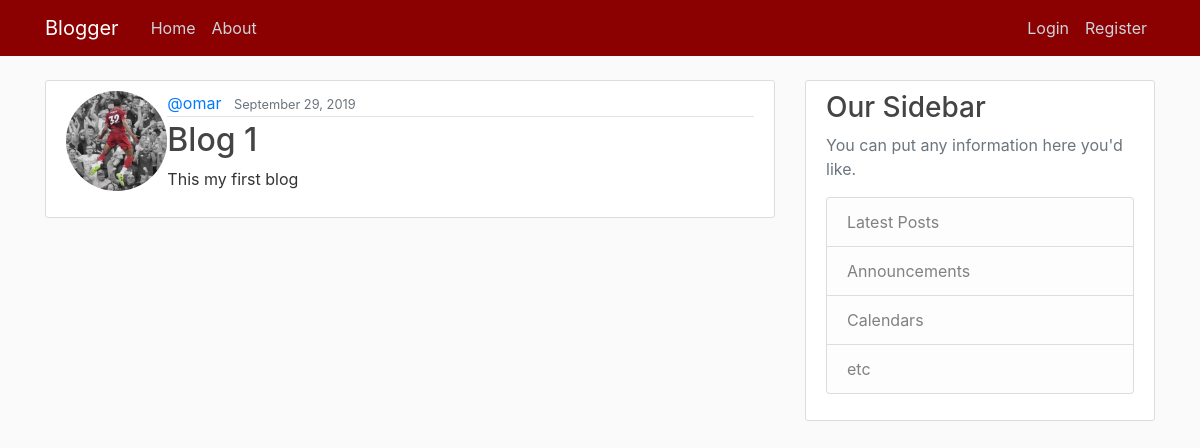
Screenshot of /post/3 with the database file from the repository.
### blog/models.py (models this page shows, shortened)
class Post(models.Model):
    title = models.CharField(max_length=100)
    content = models.TextField()
    date_posted = models.DateTimeField(default=timezone.now)
    author = models.ForeignKey(User, on_delete=models.CASCADE)

### accounts/models.py (models this page shows, shortened)
class Profile(models.Model):
    user = models.OneToOneField(User, on_delete=models.CASCADE)
    image = models.ImageField(default='default.jpg', upload_to='profile_pics')

### blog/views.py (the view)
# urls.py: path('post/<int:pk>', views.PostDetailView.as_view(), name='post-detail'),
class PostDetailView(DetailView):
    model = Post

### blog/templates/blog/post_detail.html (shortened to what this page needs)
{% extends "blog/base.html"%}
  {% block content %}
    <article class="media content-section">
      <img class="rounded-circle article-image" src="{{ object.author.profile.image.url }}">
  <div class="media-body">
    <div class="article-metadata">
      <a class="mr-2" href="{% url 'profile' %}">@{{ object.author }}</a>
      <small class="text-muted">{{ object.date_posted|date:"F d, Y" }}</small>
    </div>
    <h2 class="article-title">{{ object.title }}</h2>
    <p class="article-content">{{ object.content }}</p>
  </div>
</article>
  {% endblock content %}

### blog/static/blog/main.css (style rules this page uses)
body { background: #fafafa; color: #333333; margin-top: 5rem; }
h1, h2, h3, h4, h5, h6 { color: #444444; }
.content-section { background: #ffffff; padding: 10px 20px; border: 1px solid #dddddd; border-radius: 3px; margin-bottom: 20px; }
.article-title { color: #444444; }
.article-content { white-space: pre-line; }
.article-metadata { padding-bottom: 1px; margin-bottom: 4px; border-bottom: 1px solid #e3e3e3 }

### blog/templates/blog/base.html (style rules this page uses)
img { height: 100px; width: 100px margin-left:0px; }

### rows the page displays
Post: author.profile.image (picture), author "omar", date_posted "September 29, 2019", title "Blog 1", content "This my first blog"
